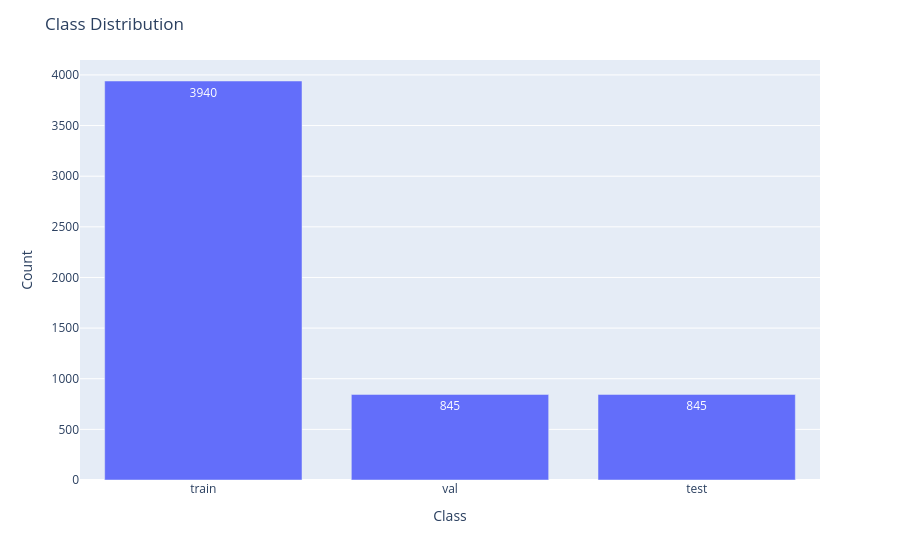

Notebook cell for this chart:
### Code cell
plot_class_distribution("data/organized")

### Figure 1 — Plotly figure (JSON) as saved in the notebook; plotly's stock layout.template omitted (floating-point values rounded to 4 significant figures)
{"data": [{"hovertemplate": "Class=%{x}<br>Count=%{text}<extra></extra>", "legendgroup": "", "marker": {"color": "#636efa", "pattern": {"shape": ""}}, "name": "", "orientation": "v", "showlegend": false, "text": [3940.0, 845.0, 845.0], "textposition": "auto", "type": "bar", "x": ["train", "val", "test"], "xaxis": "x", "y": [3940, 845, 845], "yaxis": "y"}], "layout": {"barmode": "relative", "legend": {"tracegroupgap": 0}, "margin": {"t": 60}, "title": {"text": "Class Distribution"}, "xaxis": {"anchor": "y", "domain": [0, 1], "title": {"text": "Class"}}, "yaxis": {"anchor": "x", "domain": [0, 1], "title": {"text": "Count"}}}}
